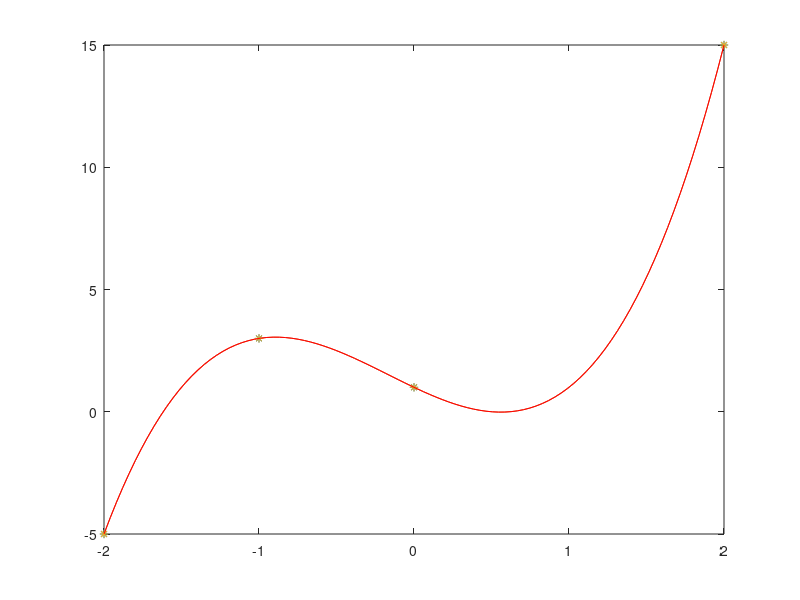
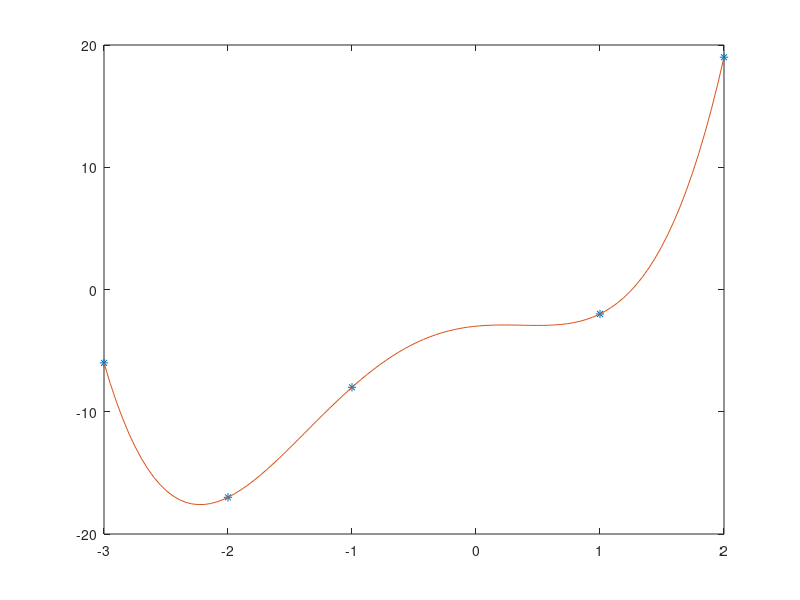
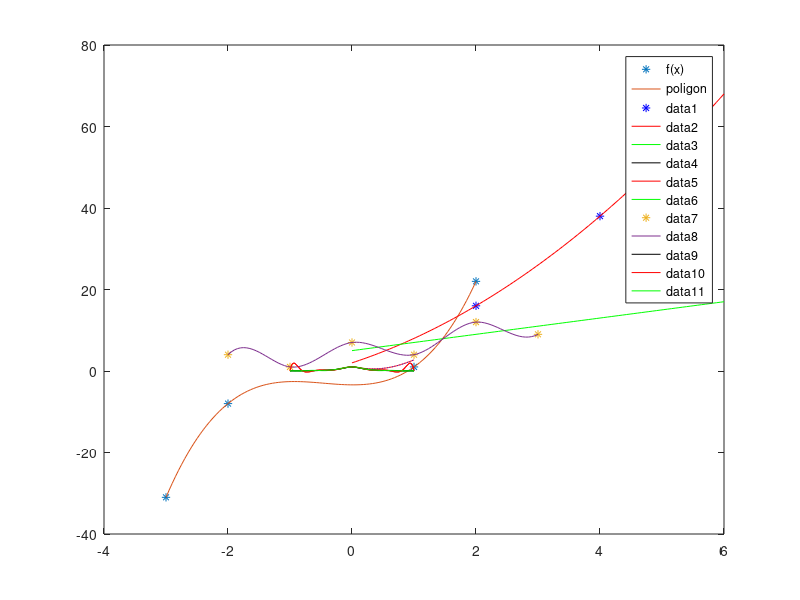

Write the MATLAB code that produced these figures, in order.
%% Interpolacio
% Adott adatokra illeszkedo minimalis fokszamu polinom meghatarozasa. Az
% adatok es a polinom egy abran valo abrazolasa.
% Kiegeszites: 
% polyfit(), polyval(), fuggveny hasznalata, eredmenyenek ertelmezese
% \ (backslash operator), plot()
% Pelda feladatok: 

%% 1. 
% Hatarozzuk meg a (-2, -5),(-1, 3),(0, 1),(2, 15) pontokra illeszkedo
% minimalis fokszamu polinomot! Es abrazolja egy kozos abran a
% pontokat es az illesztett polinomot!

x = [-2 -1 0 2];
f = [-5 3 1 15];

% minimalis fokszam = adataok darabszama - 1
m = length(x)-1;

p = polyfit(x,f,m);
% p =  2.0000    1.0000   -3.0000    1.0000
% foegyutthatoval kezdodo sorrend a polyfit eredmenye!
% a polinom = L_3(x) = 2*x^3+1*x^2-3*x+1

figure
plot(x,f,"*")
hold on
xx = linspace(min(x),max(x),100);
y = polyval(p,xx);
plot(xx,y)
%Ellenorzes:  az abran a polinom gorbejenek at kell haladni a pontokon!
plot(x,f,"*",xx,y,'r')

%% 2. 
% Hatarozzuk meg a (-3, -6), (-2, -17), (-1, -8), (1, -2), (2, 19)
% pontokra illeszkedo
% minimalis fokszamu polinomot! Es abrazolja egy kozos abran a
% pontokat es az illesztett polinomot!

x = [-3 -2 -1 1 2];
f = [-6 -17 -8 -2 19];

m = length(x)-1;

p = polyfit(x,f,m);

figure
plot(x,f,"*")
hold on
xx = linspace(min(x),max(x),100);
y = polyval(p,xx);
plot(xx,y)


%% 3. 
% Hatarozzuk meg a (-3, -31), (-2, -8), (1, 1), (2, 22)
% pontokra illeszkedo
% minimalis fokszamu polinomot! Es abrazolja egy kozos abran a
% pontokat es az illesztett polinomot!

x = [-3 -2 1 2];
f = [-31 -8 1 22];

m = length(x)-1;

p = polyfit(x,f,m);

figure
plot(x,f,"*")
hold on
xx = linspace(min(x),max(x),100);
y = polyval(p,xx);
plot(xx,y)

%%
% Kozelitse az f(x) = e^x - sin(pi*x)
% fuggvenyt a [0,1] intervallumon egy masodfoku polinommal.
% Abrazolja az eredeti es az illesztett fuggvenyt kozos abran.

x = linspace(0,1);
y_f = exp(x) - sin(pi*x);

p = polyfit(x,y_f,2);
y_pol = polyval(p,x);

plot(x,y_f,'r-')
hold on
plot(x,y_pol,'b:')
legend('f(x)','poligon')

%%
% Tudjuk, hogy egy test meterben szamolva
% s0 utat tett meg, egyenletes v0 (m/s) sebesseggel,
% majd azutan egyenletesen gyorsitani kezdett a (m/s^2)
% gyorsulassal. A gyorsulas kezdetetol szamolva 
% a 2., 4., es 5. masodperc vegen az osszes megtett ut
% rendre 16, 38 es 52 m.
% Hatarozza meg s0, v0 es a erteket.

t = [2,4,5]';
f = [16,38,52]';
p = polyfit(t,f,2)
x = linspace(0,6);
plot(t,f,'b*',x,polyval(p,x),'r-')
hold on 
plot(x,2.*x+5,'g')
s0 = polyval(p,0)

%%
% Rajzoltassuk ki kozos abran az alabbi 3 fuggvenyt
x = linspace(-1,1);
f = 1./(1+25*x.^2);
plot(x,f,'k')
hold on 

xx = -1:0.2:1;
f = 1./(1+25*xx.^2);
p = polyfit(xx,f,length(xx)-1);
plot(x,polyval(p,x),'r')

k = 1:11;
xx = cos(((2*k-1)/22)*pi);
f = 1./(1+25*xx.^2);
p = polyfit(xx,f,length(xx)-1);
plot(x,polyval(p,x),'g')

%%
% Spline interpolacio
% Kiegeszites: 
% spline(), fuggveny hasznalata, eredmenyenek ertelmezese
% plot()

% spline() fuggveny: Eloallıtja a szakaszonkent harmadfoku spline egyutthatoit. Itt x az
% alappontok vektora, az y vektor elso es utolso koordinataja a ket
% vegpontban adott derivaltertek, a tobbi koordinata a fuggvenyertekek.

% Pelda feladatok: 

% 1.
% Hatarozzuk meg az alabbi adatokhoz tartozo harmadfoku spline-t!
% Egy kozos abran rajzoljuk ki a pontokat es a gorbet!
% xi -2 -1 0 1  2 3
% S   4  1 7 4 12 9
% S' 15           8

x = -2:3;
y = [15 4 1 7 4 12 9 8]; % az elso es utolso helyre az S' ertekei kerulnek

xx = linspace(min(x),max(x));


% a spline fv 2 parameterrel az egyutthatokat adja vissza:
p = spline(x,y)
% mig 3 parameterrel ki is ertekeli egybol a 3. inputkent megadott
% pontokban:
yy = spline(x,y,xx);

plot(x,y(2:end-1),'*') % az y-ban eredetileg belerakott 2 plusz S' erteket nem akarjuk kirajzolni!
hold on
plot(xx,yy) % a spline kirajzolasa

%%
% Rajzoltassuk ki kozos abran az alabbi 3 fuggvenyt
x = linspace(-1,1);
f = 1./(1+25*x.^2);
plot(x,f,'k')
hold on 

xx = -1:0.2:1;
f = 1./(1+25*xx.^2);
p = polyfit(xx,f,length(xx)-1);
plot(x,polyval(p,x),'r')

xx = -1:0.2:1;
y = [0,1./(1+25*xx.^2),0];

plot(x,spline(xx,y,x),'g')

%%
%%%%%%%%

% Tovabbi peldak
% Mennyi lesz annak a minimális fokszámú polinomnak az értéke
% a -2.4 helyen, mely illeszkedik
% az f(x) = 1/(1+cos^2(x)) függvényre
% a -2.8, -1.2, 1.0, 1.2, 2.4 pontokban.
% Adja meg az illesztett polinom els?fokú tagjának együtthatóját. Válaszait
% 2 tizedesjegyre kerekítse.


% A minimális fokszámú polinom illesztése a feladat -> interpoláció.
% A megadott pontok most nem pontpárokban vannak, hanem csak az "x" els?
% koordináta van meg pontosan, ehhez ki kell számolni a függvény által
% adott értékeket.

x = [-2.8, -1.2, 1.0, 1.2, 2.4];
% az x vektor pontjait használjuk fel, mindre kiszámoljuk az értékeket.
% a pontozott operátorokat használjuk, mert vektorral (az x vektor) dolgozunk.
f = 1 ./ (1 + cos(x).^2);

% minimális fokszám = adatok darabszáma -1
n = length(x) -1;
% polinom illesztése pontokra polyfit fv-el
% együtthatók =  polyfit(pontok 1. koord, pontok 2. koord., fokszám)
p = polyfit(x,f,n)

% negyedfokú polinom együtthatóinak száma 5
% a p vektor tartalmazza az együtthatókat:
% p = -0.0573   -0.0228    0.4123    0.0328    0.4090
% a f?együtthatóval kezd és a konstans taggal ér véget
% az illesztett polinom ezek alapján: 
% p(x) = -0.0573x^4   -0.0228x^3 + 0.4123x^2 + 0.0328x + 0.4090

% az els?fokú tag együtthatója: 0.0328, két tizedesre kerkítve: 0.03

% a polinom helyettesítési értéke a -2.4 helyen
% polinom együtthatói alapján a kiértékelés a polyval fv-el
% polyval(polinom együtthatók a f?együtthatóval kezdve, pontok ahol ki akarjuk értékelni)
polyval(p, -2.4)

% 1.12 a helyettesítési érték 2 tizedesre kerekítve

%%

% Milyen értéket vesz fel az a -2 helyen
% az a minimális fokzámú H polinom, melyre
% H(-4)=-69, H(-1)=-6, H'(-4)=33?

% Mivel minimális fokszámú polinom, ezért interpolációs feladat.
% Mivel az egyik adott érték az els? derivált, így Hermit interpoláció
% Ehhez az osztott differencia táblázatot kell kiszámolnunk.
% nincs Matlab fv.
% -4 | -69 
%          33/1!=33
% -4 | -69                          (21-33)/(-1-(-4))=-4
%          (-6-(-69))/(-1-(-4))=21
% -1 | -6

% H_2(x) = -69 + 33*(x-(-4))-4*(x+4)^2
% -2 helyen a polinom értéke
x = -2;
-69 + 33*(x-(-4))-4*(x+4)^2
% -19
